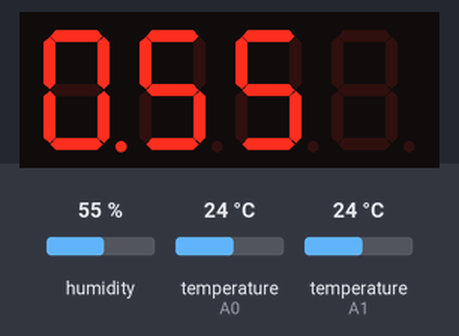
The program below on a simulated Arduino Pro Mini, built with avr-gcc and run on an emulated ATmega328P. Parts: 4-digit seven-segment display. The test bench sets the inputs (shaded band); at power-on: humidity 55 %, temperature (sensors on A1, A0) 24 °C.

Above: at 2.3 s.
2.4 s: humidity set to 22 %
At 5.4 s:
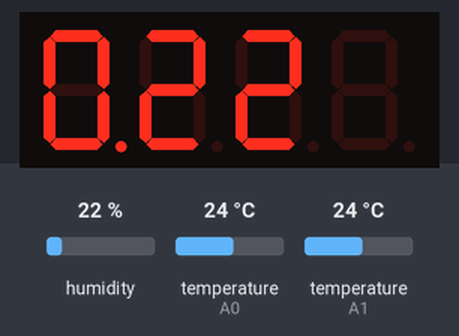
5.5 s: temperature (sensor on A1) set to 12 °C
7.6 s: humidity set to 40 %
At 8.9 s:
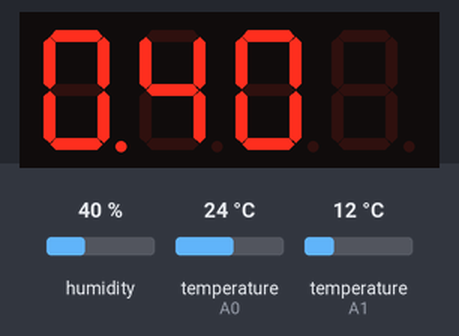
9.6 s: temperature (sensor on A1) set to 19 °C
11.4 s: humidity set to 68 %
At 12.6 s:
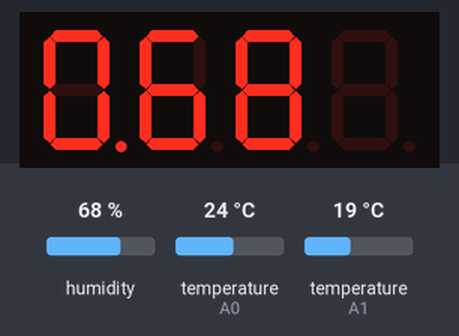
13.6 s: temperature (sensor on A1) set to 28 °C
Timing chart, 0 to 16.2 s (numbered marks = the images above; inputs shaded):
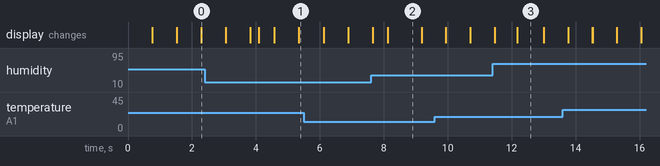

The program:

main.cpp
```cpp
#include <Arduino.h>
#include <SevSeg.h>
#include <DHT.h>
#include <OneWire.h>
#include <DallasTemperature.h>

DHT dht(A0, DHT11);

OneWire oneWire(A1);
DallasTemperature ds(&oneWire);
unsigned long delayInMillis = 750;
unsigned long lastTempRequest = 0;

SevSeg sevseg;

void setup() {
    byte numDigits = 4;
    byte digitPins[] = {2, 3, 4, 5};
    byte segmentPins[] = {6, 7, 8, 9, 10, 11, 12, 13};
    sevseg.begin(COMMON_ANODE, numDigits, digitPins, segmentPins, true);
    sevseg.setBrightness(100);

    dht.begin();

    ds.begin();
    ds.setWaitForConversion(false);
}

void loop() {
    int temp;
    if (millis() - lastTempRequest >= delayInMillis) {
        ds.requestTemperatures();
        temp = ds.getTempCByIndex(0);
        lastTempRequest = millis();
    }
    // int temp = dht.readTemperature();
    int hum = dht.readHumidity();
    char outBuff[8];
    sprintf(outBuff, "%d.%d", temp, hum);
    sevseg.setChars(outBuff);
    sevseg.refreshDisplay();
}
```

Measured:
- after the input at 2.4 s, the display: first differs from a run without the input after 1.7 s (image 1)
- after the input at 7.6 s, the display: first differs from a run without the input after 0.53 s (image 2)
- after the input at 11.4 s, the display: first differs from a run without the input after 0.78 s (image 3)
- what the display in image 2 shows lasts 1.1 s, from 8.1 s to 9.2 s
- what the display in image 3 shows lasts 0.8 s, from 12.2 s to 13.0 s
